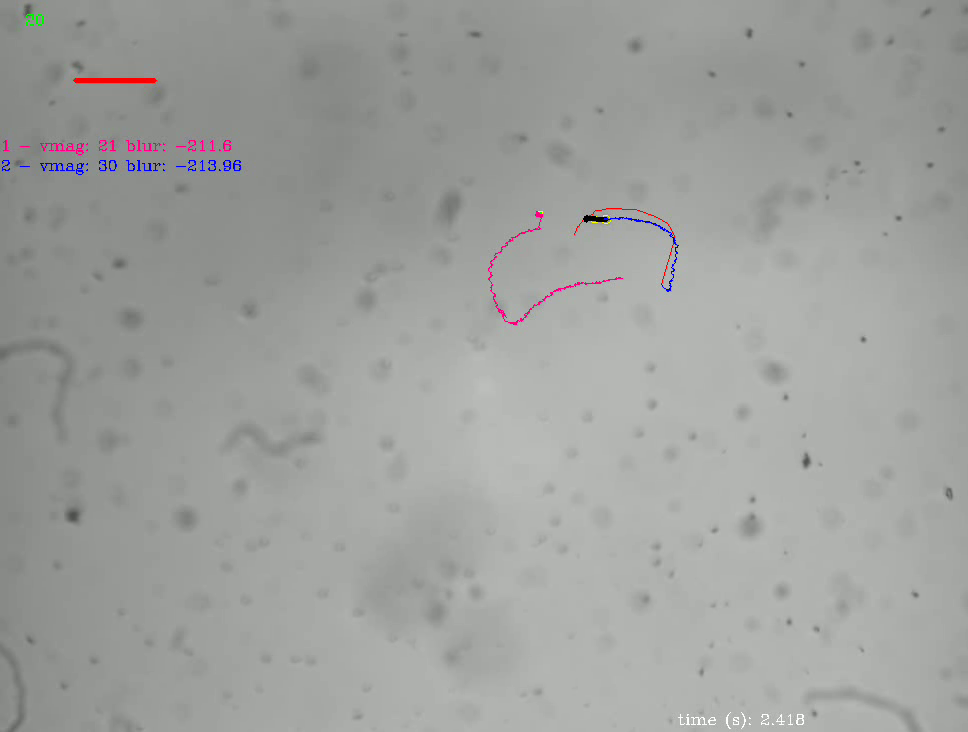
#> input picture frame 42 of .mp4, 968 x 732 px, given in place of BubblePropped0.mp4, which was not available
$ python recordtrimcrop.py
#> lines starting #> are read from the running program, lines starting #| are printed output that depends on the picture; after the words box and inside, x2 and y2 are one past the last pixel; in counts of white or black regions, pixels touching at a corner belong together
import cv2
#import PySpin
#import EasyPySpin
import time
import numpy as np

'''
BFS-U3-50S5C-Color
2448x2048
35 fps

NOTE: need to add cam.PixelFormat.SetValue(PySpin.PixelFormat_BGR8) above self.cam.BeginAcquistion() line in Easypyspin videocapture
'''
global count


class count_fps:
    t0 = 0
    t1 = 0
    fps =0
    def __init__(self):
        self.t0 = time.time()
        self.t1 = self.t0
    def update(self):
        self.t1 = time.time()
        self.fps = 1/(self.t1-self.t0)
        self.t0 = self.t1
    def get_fps(self):
        return self.fps


def mouse_points(event,x,y,flags,params):
    global b
    if event == cv2.EVENT_LBUTTONDOWN:
        print(count)
        b = [x,y]


b = [0,0]
fps = count_fps()
cam = cv2.VideoCapture("/Users/bizzarohd/Desktop/BubblePropped0.mp4")
width = int(cam.get(cv2.CAP_PROP_FRAME_WIDTH))
height = int(cam.get(cv2.CAP_PROP_FRAME_HEIGHT))


cv2.namedWindow("img")  # name of CV2 window
cv2.setMouseCallback("img", mouse_points)  # set callback func
start = time.time()
count = 0
resize_scale =100
resize_ratio = (
                width * resize_scale // 100,
                height * resize_scale // 100,
            )

result = cv2.VideoWriter(
                        "/Users/bizzarohd/Desktop/BubblePropelled.mov",
                        cv2.VideoWriter_fourcc(*"mp4v"),
                        50,
                        (410,454),

                    )

while True:
    fps.update()
    suc, frame = cam.read()
#> frame is the input picture: shape (732, 968, 3); mean B, G, R 157.7, 160.2, 158.7
    if not suc:
        print("error")
        break
    #click object on half resd image
    #find coords of obj in
    #do contouring based on full res img


    resize_scale =100
    resize_ratio = (
                width * resize_scale // 100,
                height * resize_scale // 100,
            )

    x,y = b[0], b[1]
    frame = cv2.resize(frame, resize_ratio, interpolation=cv2.INTER_AREA)

    frame = frame[:, :]
    print(frame.shape)
#| (732, 968, 3)
    #cv2.circle(frame,(x,y),10, (255,255,0),-1)


    cv2.putText(
            frame,
            str(round(time.time()-start,2))+" s",
            (
                int((width * resize_scale / 100) / 40),
                int((height * resize_scale / 100) / 20),
            ),
            cv2.FONT_HERSHEY_COMPLEX,
            1,
            (0, 255, 0),
            2,
        )
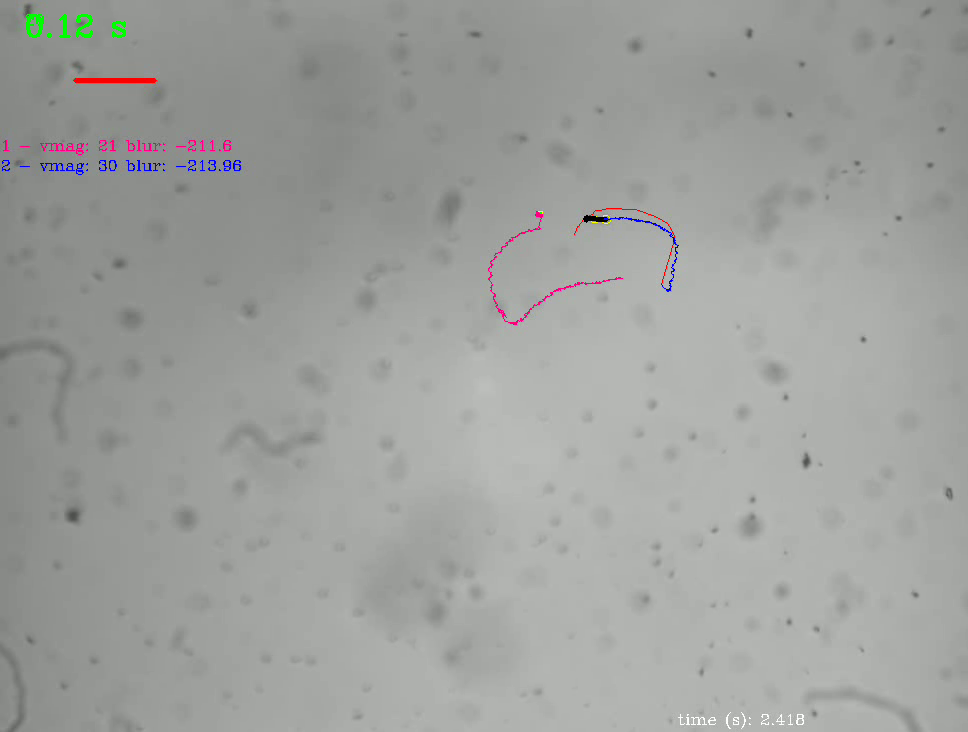
#> frame: shape (732, 968, 3); 0.1% of pixels changed, all inside (x1, y1, x2, y2) = (26, 14, 126, 38)
    cv2.imshow("img",frame)

    if count == 250:
        cv2.imwrite("/Users/bizzarohd/Desktop/img{}.png".format(count), frame)
        print("saved")

    elif count == 500:
        cv2.imwrite("/Users/bizzarohd/Desktop/img{}.png".format(count), frame)
    elif count == 700:
        cv2.imwrite("/Users/bizzarohd/Desktop/img{}.png".format(count), frame)

    elif count == 940:
        cv2.imwrite("/Users/bizzarohd/Desktop/img{}.png".format(count), frame)

    elif count == 50:
        cv2.imwrite("/Users/bizzarohd/Desktop/img{}.png".format(count), frame)

    elif count == 142:
        cv2.imwrite("/Users/bizzarohd/Desktop/img{}.png".format(count), frame)
    """
    elif count == 260:
        cv2.imwrite("img{}.png".format(count), frame)"""


    result.write(frame)


    fps.get_fps()
    count+=1
    print(count)
    if cv2.waitKey(1) & 0xFF == ord('q'):
        #Send(arduino,0,0,4)

#> (key q is pressed here)
        break


result.release()
cv2.destroyAllWindows()
cam.release()

$ run again, starting later in the video
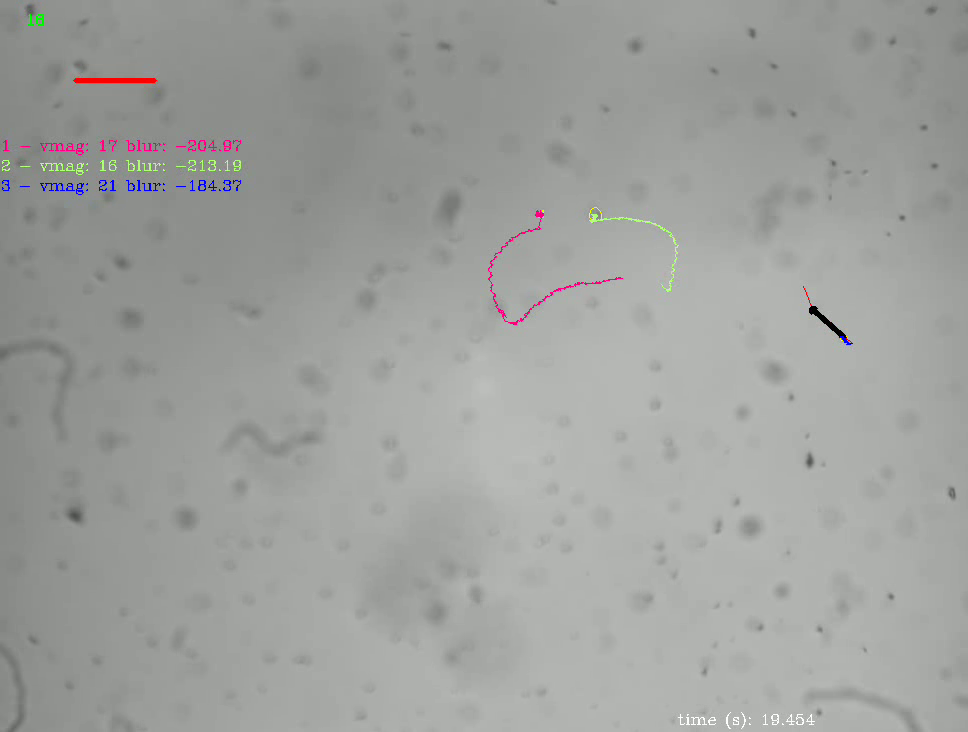
#> input picture frame 343 of .mp4, 968 x 732 px, given in place of BubblePropped0.mp4, which was not available
#> frame is the input picture: shape (732, 968, 3); mean B, G, R 157.6, 160.3, 158.7
#| (732, 968, 3)
#> `cv2.putText( frame, str(round(time.time()-start,2))+" s", ( int((width..`:
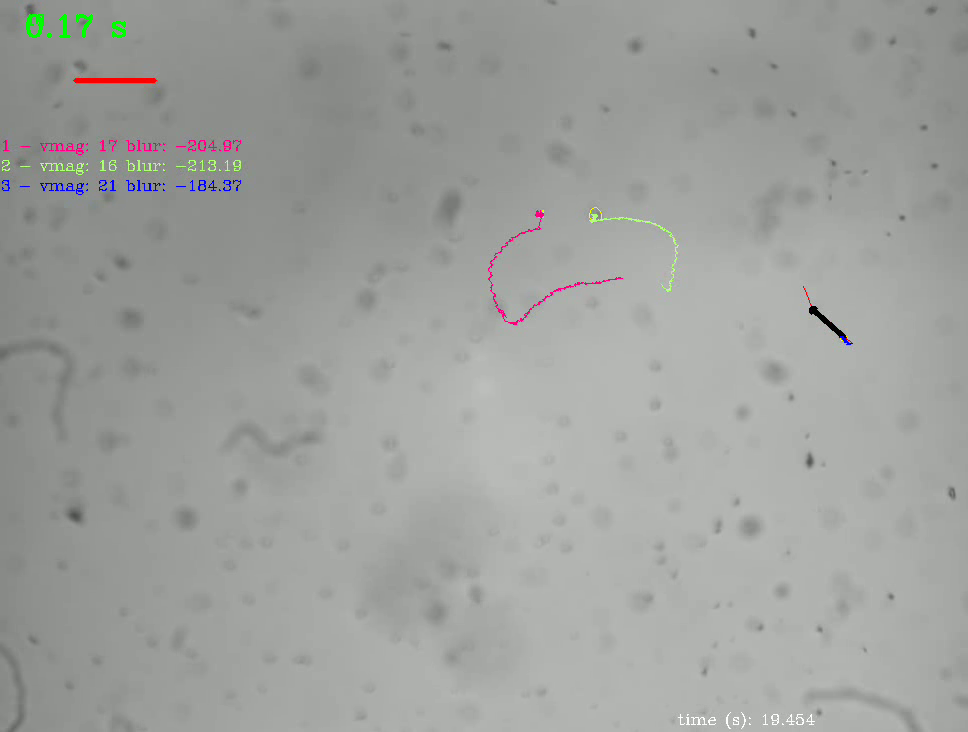
#> frame: shape (732, 968, 3); 0.09% of pixels changed, all inside (x1, y1, x2, y2) = (26, 14, 126, 38)
